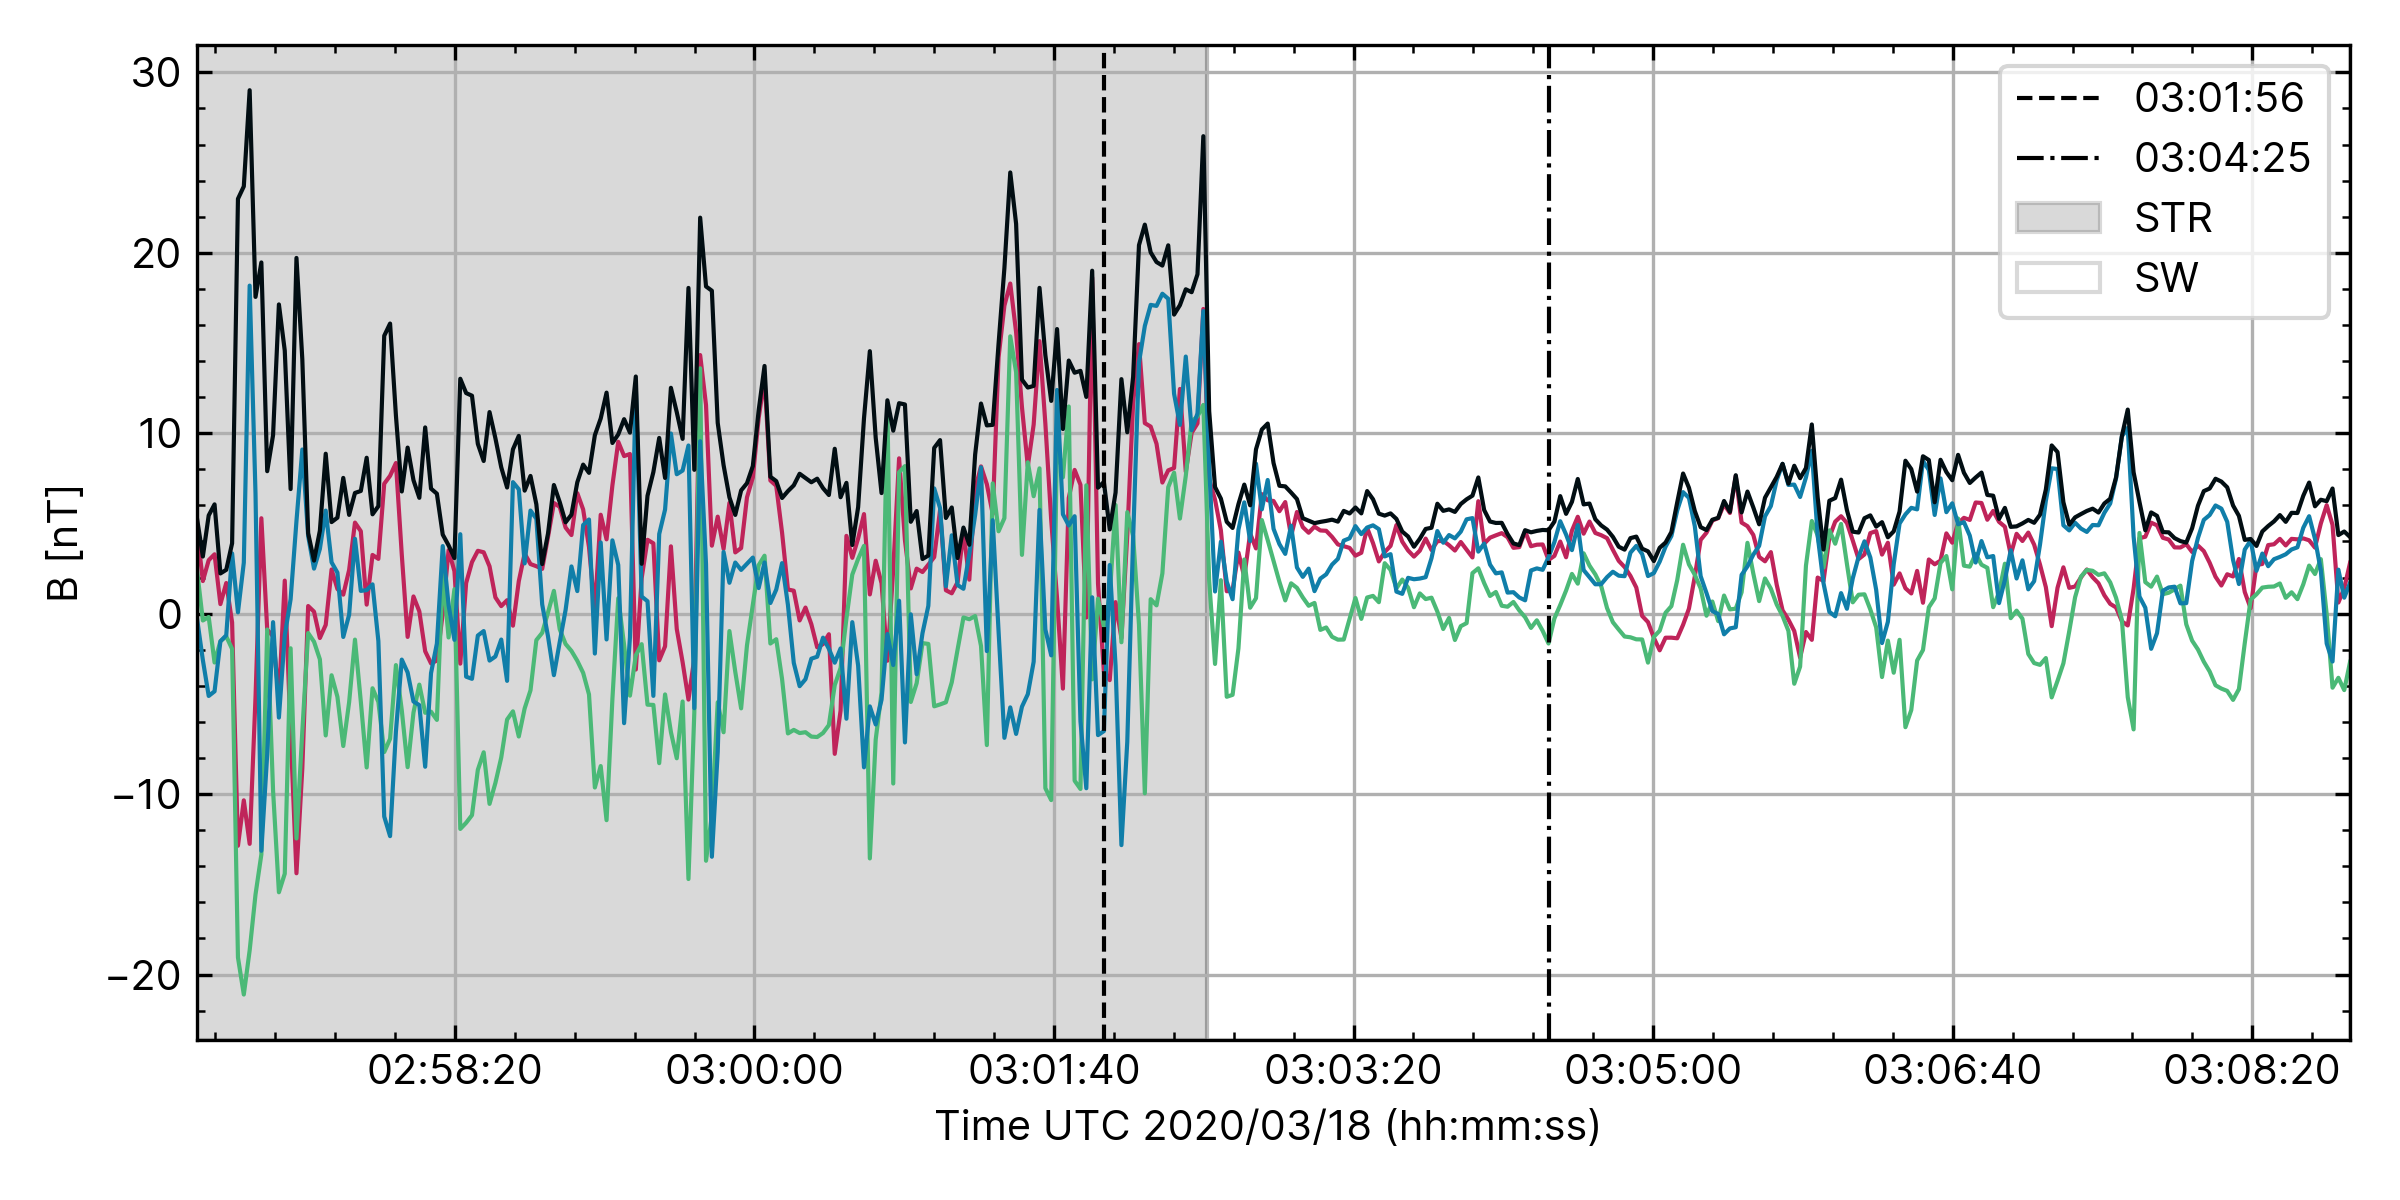

This chart was generated by the following Python code:
import numpy as np
import matplotlib.pyplot as plt
from phdhelper.helpers import override_mpl
from phdhelper.helpers.os_shortcuts import get_path, new_path
from datetime import datetime as dt

override_mpl.override("", "inter", serif=False)

pp = new_path(get_path(__file__, ".."))
p = new_path(get_path(__file__))

B = np.load(pp("data/fgm/data.npy"))[::250]
B_time = np.load(pp("data/fgm/time.npy"))[::250]

time = np.load(pp("data/fsm/time.npy"))

fig, ax = plt.subplots(1, 1, figsize=(8, 4))

ax.plot(B_time, B)
shock_time = 1584500551
ax.axvspan(B_time[0], shock_time, fc="k", alpha=0.15, label="STR", ec="k")
ax.axvspan(shock_time, B_time[-1], fc="white", label="SW", ec="k", alpha=0.15)
ax.set_xlim((B_time[0], B_time[-1]))

firstplot, secondplot = 2488567, 3705200
fts = lambda x: dt.strftime(dt.utcfromtimestamp(x), "%H:%M:%S")
ax.axvline(time[firstplot], color="k", ls="--", label=fts(time[firstplot]))
ax.axvline(time[secondplot], color="k", ls="-.", label=fts(time[secondplot]))
ax.legend()

ax.set_ylabel("B [nT]")
ax.set_xlabel("Time UTC 2020/03/18 (hh:mm:ss)")
ax.set_xticklabels(map(fts, ax.get_xticks()))

plt.tight_layout()
plt.savefig(p("one.png"), dpi=300)
